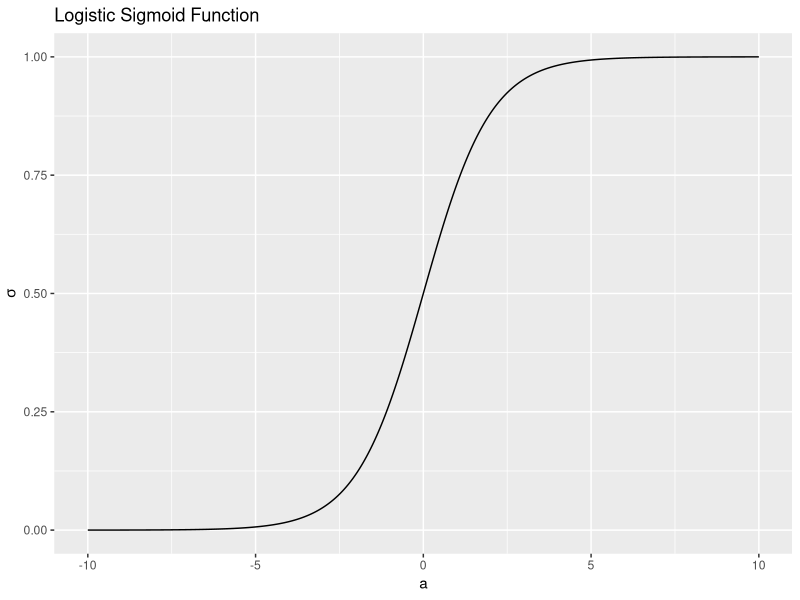
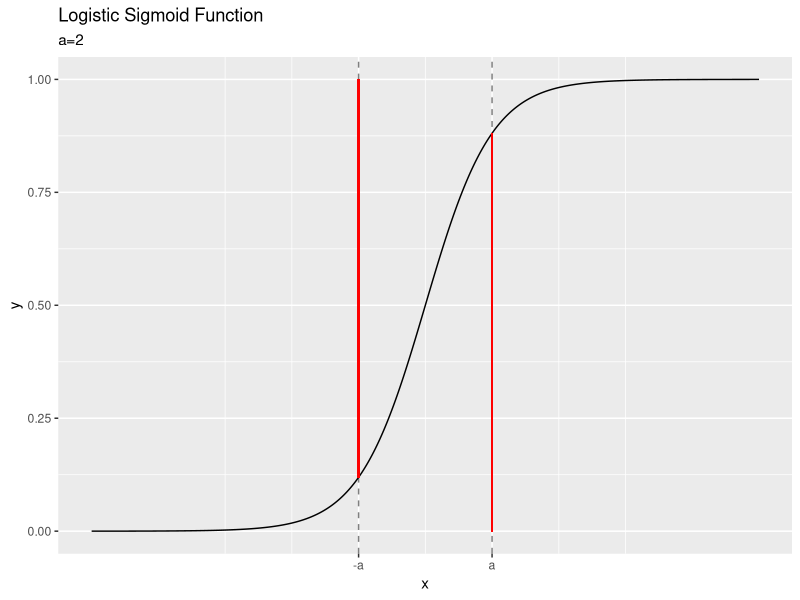
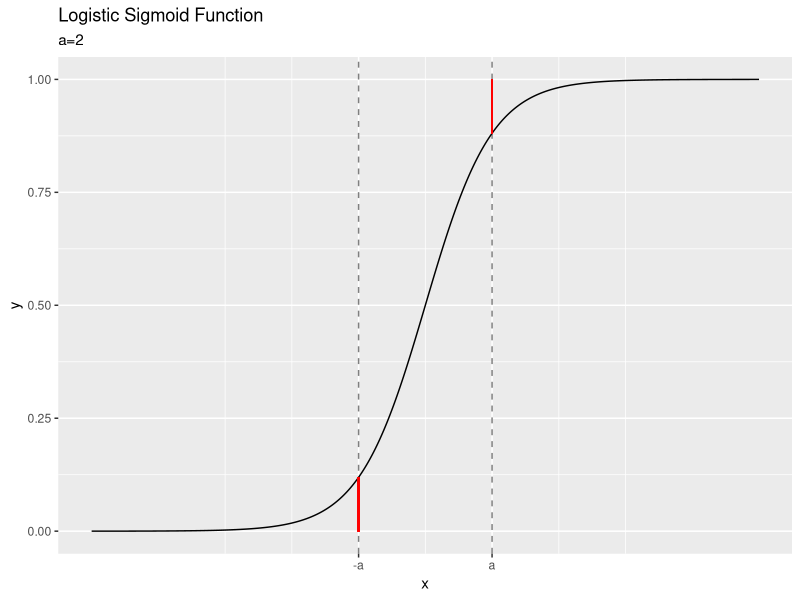
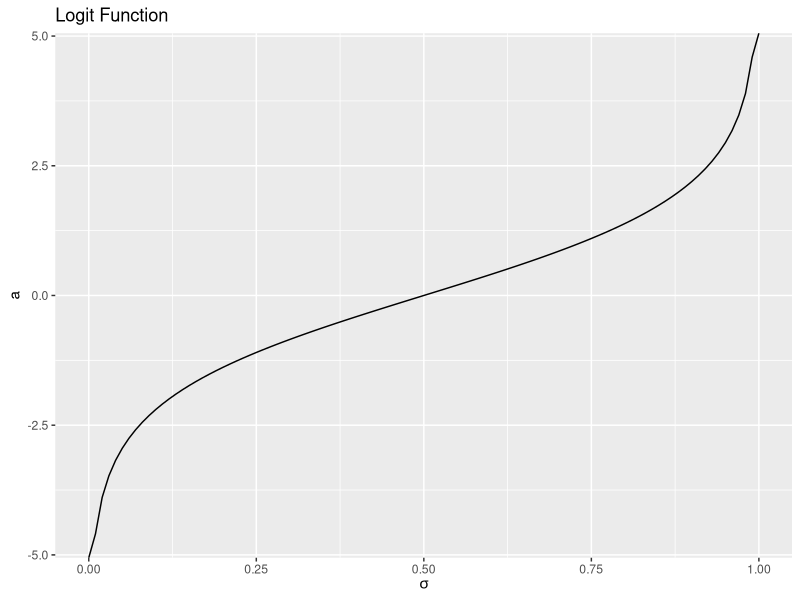

Write R code to recreate these figures, in order.

# ch4.2.0 ロジスティックシグモイド関数 ----------------------------------------------------------

# 4.2.0項で利用するパッケージ
library(tidyverse)


# ・ロジスティックシグモイド関数 ----------------------------------------------------------

# ロジスティックシグモイド関数を計算
sigmoid_df <- tidyr::tibble(
  a = seq(-10, 10, by = 0.05), # x軸の範囲を指定
  sigma = 1 / (1 + exp(-a))
)

# ロジスティックシグモイド関数を作図
ggplot(sigmoid_df, aes(x = a, y = sigma)) + 
  geom_line() + 
  labs(title = "Logistic Sigmoid Function", 
       y = expression(sigma))



### 対称性 -----

# シグモイド関数を作成
sigmoid <- function(a) {
  y <- 1 / (1 + exp(-a))
  return(y)
}

# 入力の値を指定
a <- 2

# 対称性をグラフで確認
ggplot(sigmoid_df, aes(x = a, y = sigma)) + 
  geom_line() + # シグモイド関数
  geom_vline(xintercept = -a, alpha = 0.5, linetype = "dashed") + # x = -aの補助線
  geom_vline(xintercept = a, alpha = 0.5, linetype = "dashed") + # x = aの補助線
  geom_linerange(x = -a, ymin = sigmoid(-a), ymax = 1, color = "red") + # 1 - σ(-a)の線分
  geom_linerange(x = a, ymin = 0, ymax = sigmoid(a), color = "red") + # σ(a)の線分
  scale_x_continuous(breaks = c(-a, a), labels = c("-a", "a")) + # x軸ラベル
  labs(title = "Logistic Sigmoid Function", 
       subtitle = paste0("a=", a), 
       x = "x", y = "y")

# 対称性をグラフで確認
ggplot(sigmoid_df, aes(x = a, y = sigma)) + 
  geom_line() + # シグモイド関数
  geom_vline(xintercept = -a, alpha = 0.5, linetype = "dashed") + # x = -aの補助線
  geom_vline(xintercept = a, alpha = 0.5, linetype = "dashed") + # x = aの補助線
  geom_linerange(x = -a, ymin = 0, ymax = sigmoid(-a), color = "red") + # σ(-a)の線分
  geom_linerange(x = a, ymin = sigmoid(a), ymax = 1, color = "red") + # 1 - σ(a)の線分
  scale_x_continuous(breaks = c(-a, a), labels = c("-a", "a")) + # x軸ラベル
  labs(title = "Logistic Sigmoid Function", 
       subtitle = paste0("a=", a), 
       x = "x", y = "y")


# ・ロジット関数 -----------------------------------------------------------------

# ロジット関数を計算
logit_df <- tidyr::tibble(
  sigma = seq(0, 1, by = 0.01), # 入力の範囲
  a = log(sigma / (1 - sigma))
)

# ロジット関数を作図
ggplot(logit_df, aes(x = sigma, y = a)) + 
  geom_line() + 
  labs(title = "Logit Function", 
       x = expression(sigma))


